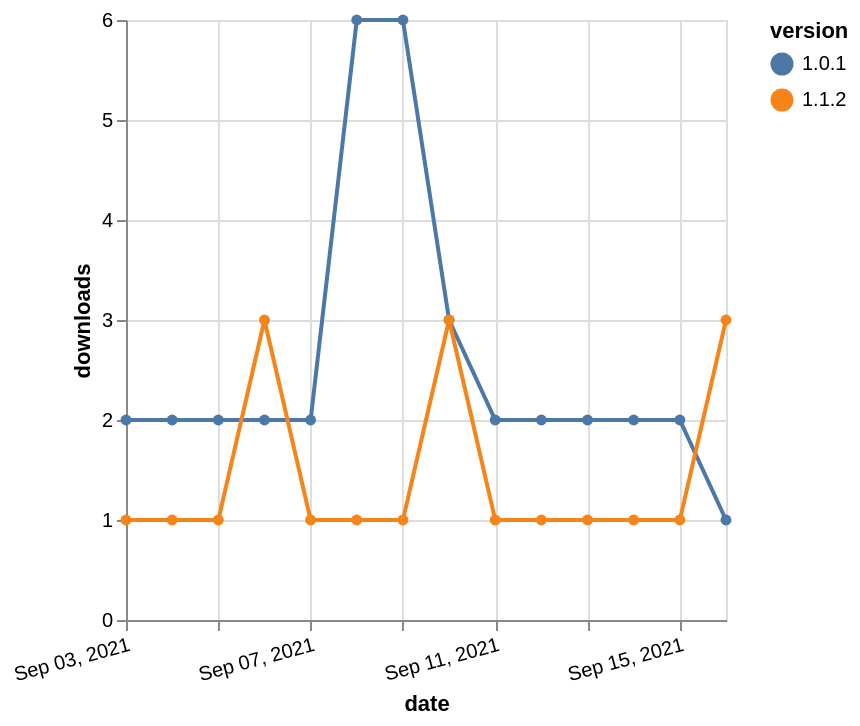

The Vega-Lite source for this figure:
### Vega-Lite specification from a JSON file in a GitHub repository (floating-point values rounded to 4 significant figures)
{"$schema": "https://vega.github.io/schema/vega-lite/v5.json", "description": "A simple bar chart with embedded data.", "data": {"values": [{"date": "2021-09-03", "total": 4026, "delta": 2, "version": "1.0.1"}, {"date": "2021-09-04", "total": 4028, "delta": 2, "version": "1.0.1"}, {"date": "2021-09-05", "total": 4030, "delta": 2, "version": "1.0.1"}, {"date": "2021-09-06", "total": 4032, "delta": 2, "version": "1.0.1"}, {"date": "2021-09-07", "total": 4034, "delta": 2, "version": "1.0.1"}, {"date": "2021-09-08", "total": 4040, "delta": 6, "version": "1.0.1"}, {"date": "2021-09-09", "total": 4046, "delta": 6, "version": "1.0.1"}, {"date": "2021-09-10", "total": 4049, "delta": 3, "version": "1.0.1"}, {"date": "2021-09-11", "total": 4051, "delta": 2, "version": "1.0.1"}, {"date": "2021-09-12", "total": 4053, "delta": 2, "version": "1.0.1"}, {"date": "2021-09-13", "total": 4055, "delta": 2, "version": "1.0.1"}, {"date": "2021-09-14", "total": 4057, "delta": 2, "version": "1.0.1"}, {"date": "2021-09-15", "total": 4059, "delta": 2, "version": "1.0.1"}, {"date": "2021-09-16", "total": 4060, "delta": 1, "version": "1.0.1"}, {"date": "2021-09-03", "total": 301, "delta": 1, "version": "1.1.2"}, {"date": "2021-09-04", "total": 302, "delta": 1, "version": "1.1.2"}, {"date": "2021-09-05", "total": 303, "delta": 1, "version": "1.1.2"}, {"date": "2021-09-06", "total": 306, "delta": 3, "version": "1.1.2"}, {"date": "2021-09-07", "total": 307, "delta": 1, "version": "1.1.2"}, {"date": "2021-09-08", "total": 308, "delta": 1, "version": "1.1.2"}, {"date": "2021-09-09", "total": 309, "delta": 1, "version": "1.1.2"}, {"date": "2021-09-10", "total": 312, "delta": 3, "version": "1.1.2"}, {"date": "2021-09-11", "total": 313, "delta": 1, "version": "1.1.2"}, {"date": "2021-09-12", "total": 314, "delta": 1, "version": "1.1.2"}, {"date": "2021-09-13", "total": 315, "delta": 1, "version": "1.1.2"}, {"date": "2021-09-14", "total": 316, "delta": 1, "version": "1.1.2"}, {"date": "2021-09-15", "total": 317, "delta": 1, "version": "1.1.2"}, {"date": "2021-09-16", "total": 320, "delta": 3, "version": "1.1.2"}]}, "width": "container", "mark": {"type": "line", "point": {"filled": true}}, "encoding": {"x": {"field": "date", "type": "temporal", "timeUnit": "yearmonthdate", "title": "date", "axis": {"labelAngle": -15}}, "y": {"field": "delta", "type": "quantitative", "title": "downloads"}, "color": {"field": "version", "type": "nominal"}, "tooltip": {"field": "delta"}}}
